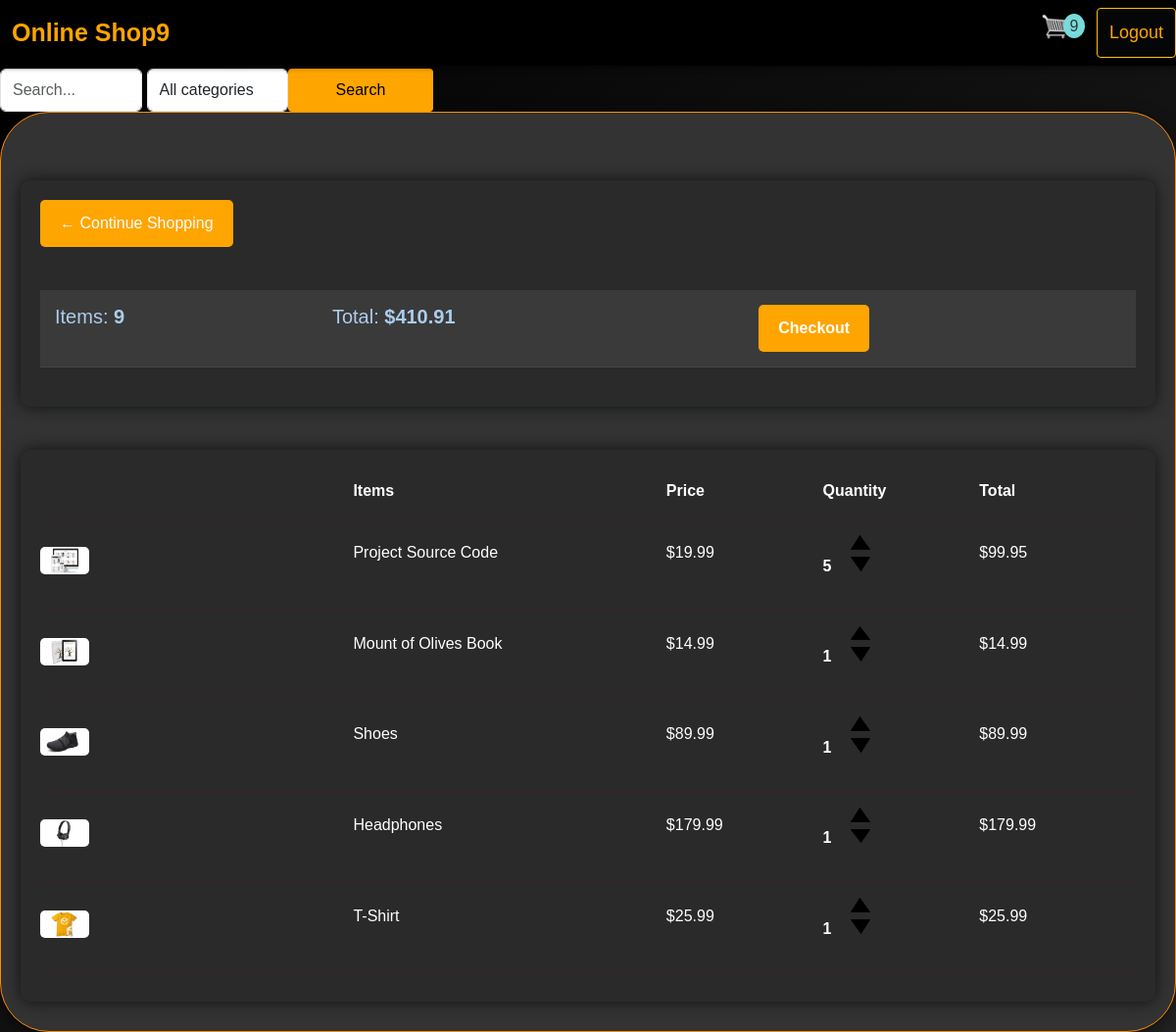
The app's page /cart/ (signed in) with its own data.
### store/models.py (models this page shows, shortened)
class Order(models.Model):
	customer = models.ForeignKey(Customer, on_delete=models.SET_NULL, null=True, blank=True)
	date_ordered = models.DateTimeField(auto_now_add=True)
	complete = models.BooleanField(default=False)
	transaction_id = models.CharField(max_length=100, null=True)
	@property
	def get_cart_total(self):
		orderitems = self.orderitem_set.all()
		total = sum([item.get_total for item in orderitems])
		return total
	@property
	def get_cart_items(self):
		orderitems = self.orderitem_set.all()
		total = sum([item.quantity for item in orderitems])
		return total

class OrderItem(models.Model):
	product = models.ForeignKey(Product, on_delete=models.SET_NULL, null=True)
	order = models.ForeignKey(Order, on_delete=models.SET_NULL, null=True)
	quantity = models.IntegerField(default=0, null=True, blank=True)
	date_added = models.DateTimeField(auto_now_add=True)
	@property
	def get_total(self):
		total = self.product.price * self.quantity
		return total

class Product(models.Model):
	name = models.CharField(max_length=200)
	price = models.DecimalField(max_digits=7, decimal_places=2)
	digital = models.BooleanField(default=False, null=True, blank=True)
	image = models.ImageField(upload_to='product/images', null=True, blank=True)
	category = models.ForeignKey(Category, on_delete=models.SET_NULL, null=True)
	@property
	def imageURL(self):
		try:
			url = self.image.url
		except:
			url = ''
		return url

### store/views.py (the view)
# urls.py: path('cart/', views.cart, name="cart"),
@login_required
def cart(request):
    data = cartData(request)
    cartItems = data['cartItems']
    order = data['order']
    items = data['items']
    context = {'items': items, 'order': order, 'cartItems': cartItems}
    return render(request, 'store/cart.html', context)

### store/utils.py (called while the page is built)
def cartData(request):
    if request.user.is_authenticated:
        customer = request.user.customer
        order, created = Order.objects.get_or_create(
            customer=customer, complete=False)
        items = order.orderitem_set.all()
        cartItems = order.get_cart_items
    else:
        cookieData = cookieCart(request)
        cartItems = cookieData['cartItems']
        order = cookieData['order']
        items = cookieData['items']
    return {'cartItems': cartItems, 'order': order, 'items': items}

### store/templates/store/cart.html (shortened to what this page needs)
{% extends 'store/main.html' %}
{% load static %}
{% block content %}
<div class="row">
    <div class="col-lg-12">
        <div class="box-element">
            <a class="btn-custom" href="{% url 'store:store' %}">&#x2190; Continue Shopping</a>
            <br><br>
            <table class="table">
                <tr>
                    <th>
                        <h5>Items: <strong>{{ order.get_cart_items }}</strong></h5>
                    </th>
                    <th>
                        <h5>Total: <strong>${{ order.get_cart_total|floatformat:2 }}</strong></h5>
                    </th>
                    <th>
                        <a class="btn-custom" href="{% url 'store:checkout' %}">Checkout</a>
                    </th>
                </tr>
            </table>
        </div>
        <br>
        <div class="box-element">
            <div class="cart-row">
                <div style="flex:2"><strong>Items</strong></div>
                <div style="flex:1"><strong>Price</strong></div>
                <div style="flex:1"><strong>Quantity</strong></div>
                <div style="flex:1"><strong>Total</strong></div>
            </div>
            {% for item in items %}
            <div class="cart-row">
                <div style="flex:2"><img class="row-image" src="{{ item.product.imageURL }}"></div>
                <div style="flex:2">
                    <p>{{ item.product.name }}</p>
                </div>
                <div style="flex:1">
                    <p>${{ item.product.price|floatformat:2 }}</p>
                </div>
                <div style="flex:1">
                    <p class="quantity">{{ item.quantity }}</p>
                    <div class="quantity">
                        <img class="chg-quantity update-cart" data-product="{{ item.product.id }}" data-action="add"
                             src="{% static 'images/arrow-up.png' %}">
                        <img class="chg-quantity update-cart" data-product="{{ item.product.id }}" data-action="remove"
                             src="{% static 'images/arrow-down.png' %}">
                    </div>
                </div>
                <div style="flex:1">
                    <p>${{ item.get_total|floatformat:2 }}</p>
                </div>
            </div>
            {% endfor %}
        </div>
    </div>
</div>
{% endblock content %}

### static/css/main.css (style rules this page uses)
body { background-color: hsl(0, 0%, 0%); }
h1,h2,h3,h4,h5,h6 { color:hsl(210, 60%, 80%); font-family: Arial, sans-serif; font-weight: 400; }
.box-element { box-shadow:hsl(200, 9%, 7%) 0 0 16px; background-color: #160909; border-radius: 8px; padding: 15px; font-size: 16px; }
.col-lg-4, .col-lg-6, .col-lg-8, .col-lg-12 { margin-top: 15px; }
.row-image { width: 120px; }
.cart-row { display: flex; align-items: flex-stretch; padding-bottom: 15px; margin-bottom: 15px; border-bottom: 1px solid #3b2323; }
.quantity { display: inline-block; font-weight: 700; padding-right:15px; font-size: 16px; }
.chg-quantity { width: 15px; cursor: pointer; display: block; margin-top: 7px; transition:.1s; }

### store/templates/store/main.html (style rules this page uses)
body { background: linear-gradient(to bottom right, #000, #222); font-family: 'Roboto', sans-serif; color: #f8f9fa; margin: 0; padding-top: 70px; }
.box-element { background-color: #2a2a2a; border-radius: 10px; padding: 20px; margin: 10px 0; transition: transform 0.3s; }
.table { width: 100%; margin: 20px 0; border-collapse: collapse; }
.table th, .table td { padding: 15px; text-align: left; border-bottom: 1px solid #444; }
.table th { background-color: #3a3a3a; }

### store/templates/store/cart.html (style rules this page uses)
body { background-color: #121212; color: white; font-family: Arial, sans-serif; }
.box-element { background-color: #2a2a2a; border-radius: 10px; padding: 20px; margin: 10px 0; transition: transform 0.3s; }
.table { width: 100%; margin: 20px 0; border-collapse: collapse; }
.table th, .table td { padding: 15px; text-align: left; border-bottom: 1px solid #444; }
.table th { background-color: #3a3a3a; }
.btn-custom { background-color: #FFA500; border: none; border-radius: 5px; padding: 12px 20px; color: white; text-align: center; text-decoration: none; transition: background-color 0.3s, transform 0.3s; display: inline-block; }
.cart-row { display: flex; align-items: center; margin: 10px 0; transition: background-color 0.3s; }
.row-image { width: 50px; height: auto; border-radius: 5px; }
.chg-quantity { width: 20px; cursor: pointer; transition: transform 0.2s; }

### records on screen
Order: get_cart_items "9", get_cart_total "410.91"
OrderItem: product.imageURL (picture), product.name "Project Source Code", product.price "19.99", quantity "5", get_total "99.95"
OrderItem: product.imageURL (picture), product.name "Mount of Olives Book", product.price "14.99", quantity "1", get_total "14.99"
OrderItem: product.imageURL (picture), product.name "Shoes", product.price "89.99", quantity "1", get_total "89.99"
OrderItem: product.imageURL (picture), product.name "Headphones", product.price "179.99", quantity "1", get_total "179.99"
OrderItem: product.imageURL (picture), product.name "T-Shirt", product.price "25.99", quantity "1", get_total "25.99"

### other values on screen
{{ cartItems }} "9"
